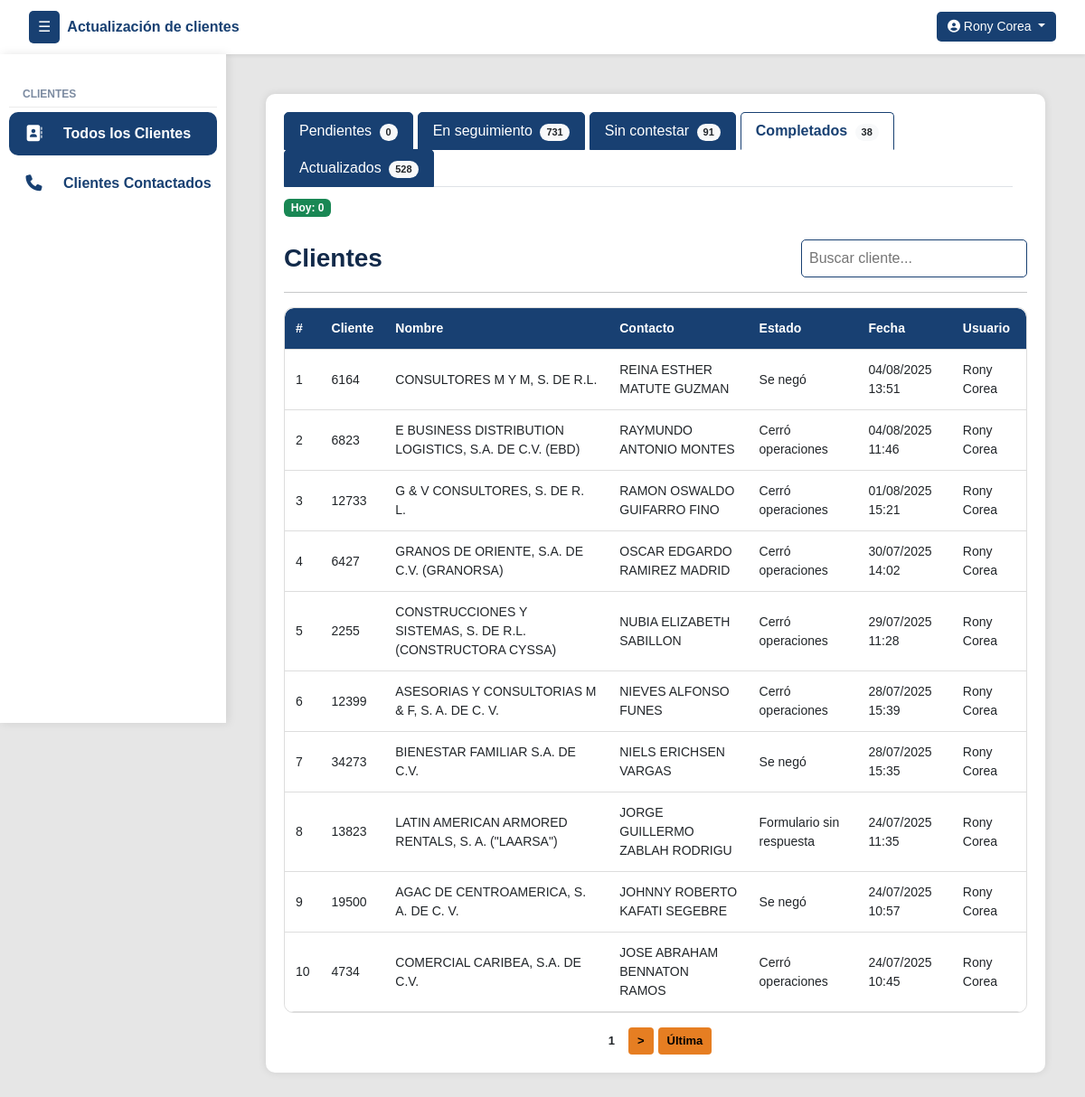
Page /clientes/sinactualizar/ (signed in) on the earlier database version.
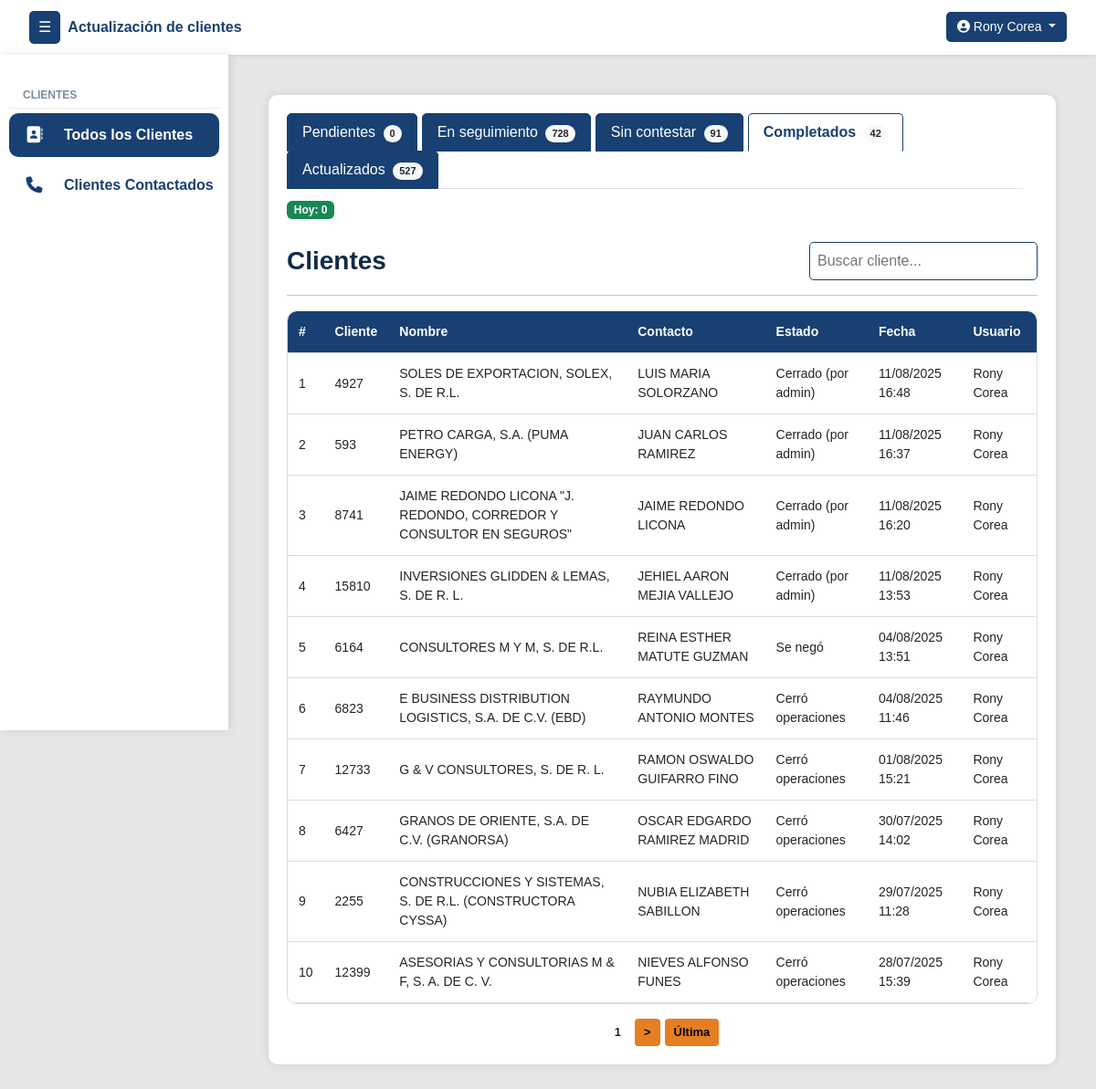
Same page on the later database version.
### clientes/models.py (models this page shows, shortened)
class Cliente(models.Model):
    numero_cliente = models.CharField(max_length=50, unique=True)
    nombre_cliente = models.CharField(max_length=255)
    contacto_cliente = models.CharField(max_length=255)
    contacto_cargo = models.CharField(max_length=100, null=True, blank=True)
    telefono_cliente = models.CharField(max_length=50, null=True, blank=True)
    telefono_dos = models.CharField(max_length=50, null=True, blank=True)
    direccion = models.CharField(max_length=255, null=True, blank=True)
    correo = models.CharField(max_length=254, null=True, blank=True)
    estado_actual = models.ForeignKey(EstadoReporte, on_delete=models.SET_NULL, null=True, blank=True, default=1)
    asignado_inicial = models.ForeignKey(User, on_delete=models.SET_NULL, null=True, blank=True, related_name='clientes_asignados_inicialmente')
    asignado_usuario = models.ForeignKey(User, on_delete=models.SET_NULL, null=True, blank=True, related_name='clientes_asignados')
    veces_contactado = models.PositiveIntegerField(default=0)
    sin_contestar = models.PositiveIntegerField(default=0)
    formulario_sin_contestar = models.PositiveIntegerField(default=0)
    ultima_llamada_no_contesto = models.DateTimeField(null=True, blank=True)
    ultimo_envio_formulario = models.DateTimeField(null=True, blank=True)

class EstadoReporte(models.Model):
    nombre = models.CharField(max_length=100, unique=True)
    creado_por = models.ForeignKey(User, on_delete=models.SET_NULL, null=True, blank=True)
    creado_en = models.DateTimeField(auto_now_add=True)
    estado = models.CharField(max_length=50, choices=[('activo', 'Activo'), ('inactivo', 'Inactivo')])
    intentos = models.PositiveIntegerField(default=0)
    genera_movimiento = models.BooleanField(default=True)

class MovimientoEstado(models.Model):
    cliente = models.ForeignKey(Cliente, on_delete=models.CASCADE, related_name='movimientos')
    estado = models.ForeignKey(EstadoReporte, on_delete=models.SET_NULL, null=True)
    actualizado_por = models.ForeignKey(User, on_delete=models.SET_NULL, null=True)
    actualizado_por_admin = models.ForeignKey(User, on_delete=models.SET_NULL, null=True, blank=True, related_name='movimientos_admin')
    fecha_hora = models.DateTimeField(auto_now_add=True)

### clientes/views.py (the view)
# urls.py: path('clientes/sinactualizar/', vistasClientes.clientes_sin_actualizar, name='clientes_sin_actualizar'),
@login_required
def clientes_sin_actualizar(request):
    hoy = timezone.localdate()
    usuario = request.user
    if not usuario.groups.filter(name="estandar_group").exists():
        messages.error(request, "Acceso no permitido.")
        return redirect("login")
    search_query = request.GET.get("q", "").strip()
    estado_pendiente = EstadoReporte.objects.filter(nombre__iexact="pendiente").first()
    estados_seguimiento = EstadoReporte.objects.filter(
        genera_movimiento=False
    ).exclude(nombre__iexact="pendiente").exclude(nombre__iexact="no contestó")
    clientes_seguimiento_qs = Cliente.objects.filter(
        asignado_usuario=usuario,
        estado_actual__in=estados_seguimiento
    )
    estado_no_contesto = EstadoReporte.objects.filter(nombre__iexact="no contestó").first()
    movimientos_usuario = MovimientoEstado.objects.filter(cliente=OuterRef('pk'), actualizado_por=usuario)
    primer_movimiento_qs = MovimientoEstado.objects.filter(cliente=OuterRef('pk')).order_by('fecha_hora')
    primer_movimiento_usuario = Subquery(primer_movimiento_qs.values('actualizado_por')[:1])
    primer_movimiento_estado = Subquery(primer_movimiento_qs.values('estado__nombre')[:1])
    clientes_filtrados_qs = Cliente.objects.annotate(
        tiene_movimiento_usuario=Exists(movimientos_usuario),
        primer_usuario_id=primer_movimiento_usuario,
        primer_estado_nombre=primer_movimiento_estado
    ).filter(
        (Q(tiene_movimiento_usuario=True) & ~Q(estado_actual__nombre__iexact="actualizado")) |
        (Q(estado_actual__nombre__iexact="actualizado") & Q(primer_usuario_id=usuario.id) & ~Q(primer_estado_nombre__iexact="actualizado"))
    ).select_related('estado_actual')
    if search_query:
        clientes_filtrados_qs = clientes_filtrados_qs.filter(
            Q(nombre_cliente__icontains=search_query) |
            Q(numero_cliente__icontains=search_query) |
            Q(contacto_cliente__icontains=search_query)
        )
    ultimo_movimiento_fecha = MovimientoEstado.objects.filter(
        cliente=OuterRef('pk')
    ).order_by('-fecha_hora').values('fecha_hora')[:1]
    clientes_filtrados_qs = clientes_filtrados_qs.annotate(
        ultima_fecha=Subquery(ultimo_movimiento_fecha)
    ).order_by('-ultima_fecha')
    clientes_resultado = paginar_queryset(request, clientes_filtrados_qs, 'sin_actualizar')
    actualizados_hoy_qs = Cliente.objects.filter(
        estado_actual__nombre__iexact="actualizado",
        movimientos__estado__nombre__iexact="actualizado",
        movimientos__actualizado_por=usuario,
        movimientos__fecha_hora__date=hoy
    ).distinct()
    movimientos_usuario = MovimientoEstado.objects.filter(cliente=OuterRef('pk'), actualizado_por=usuario)
    primer_movimiento_qs = MovimientoEstado.objects.filter(cliente=OuterRef('pk')).order_by('fecha_hora')
    primer_movimiento_usuario = Subquery(primer_movimiento_qs.values('actualizado_por')[:1])
    primer_movimiento_estado = Subquery(primer_movimiento_qs.values('estado__nombre')[:1])
    clientes_sin_actualizar_hoy_qs = Cliente.objects.annotate(
        tiene_movimiento_usuario=Exists(movimientos_usuario),
        primer_usuario_id=primer_movimiento_usuario,
        primer_estado_nombre=primer_movimiento_estado
    ).filter(
        Q(movimientos__fecha_hora__date=hoy),
        (Q(tiene_movimiento_usuario=True) & ~Q(estado_actual__nombre__iexact="actualizado")) |
        (Q(estado_actual__nombre__iexact="actualizado") & Q(primer_usuario_id=usuario.id) & ~Q(primer_estado_nombre__iexact="actualizado"))
    ).distinct()
    return render(request, 'clientes/clientes.html', {
        "clientes_completados": clientes_resultado,
        "view_type": "sin_actualizar",
        "search_query": search_query,
        "count_pendientes": Cliente.objects.filter(asignado_usuario=usuario, estado_actual__nombre__iexact="pendiente").count(),
        "count_seguimiento": clientes_seguimiento_qs.count(),
        "count_no_contesto": Cliente.objects.filter(asignado_usuario=usuario, estado_actual__nombre__iexact="no contestó").count(),
        "count_actualizados": Cliente.objects.filter(estado_actual__nombre__iexact="actualizado", movimientos__estado__nombre__iexact="actualizado", movimientos__actualizado_por=usuario).distinct().count(),
        "count_sin_actualizar": clientes_filtrados_qs.count(),
        "count_actualizados_hoy": actualizados_hoy_qs.count() + clientes_sin_actualizar_hoy_qs.count(),
    })

### UpdateTracker/templatetags/group_filters.py (called while the page is built)
@register.filter(name='has_group')
def has_group(user, group_name):
    return user.groups.filter(name=group_name).exists()

### clientes/views.py (called while the page is built)
def paginar_queryset(request, queryset, param, por_pagina=10):
    paginator = Paginator(queryset, por_pagina)
    pagina = request.GET.get(param)
    return paginator.get_page(pagina)

### templates/clientes/clientes.html (shortened to what the changed rows need)
{% extends 'layout/layout.html' %}
{% block content %}
<div class="container">
    <div class="tabs-container d-flex justify-content-between align-items-center flex-wrap">
        <ul class="nav nav-tabs flex-grow-1 me-3" id="clienteTabs" role="tablist">
            <li class="nav-item" role="presentation">
                <a class="nav-link {% if view_type == 'seguimiento' %}active{% endif %}" id="seguimiento-tab" href="{% url 'clientes_seguimiento' %}" role="tab" aria-controls="seguimiento" aria-selected="false">
                    En seguimiento <span class="badge rounded-pill bg-light text-dark ms-1" id="countSeguimiento">{{ count_seguimiento }}</span>
                </a>
            </li>
            <li class="nav-item" role="presentation">
                <a class="nav-link {% if view_type == 'sin_actualizar' %}active{% endif %}" id="sinactualizar-tab" href="{% url 'clientes_sin_actualizar' %}" role="tab" aria-controls="sinactualizar" aria-selected="false">
                    Completados <span class="badge rounded-pill bg-light text-dark ms-1" id="countSinActualizar">{{ count_sin_actualizar }}</span>
                </a>
            </li>
            <li class="nav-item" role="presentation">
                <a class="nav-link {% if view_type == 'actualizados' %}active{% endif %}" id="actualizados-tab" href="{% url 'clientes_actualizados' %}" role="tab" aria-controls="actualizados" aria-selected="false">
                    Actualizados <span class="badge rounded-pill bg-light text-dark ms-1" id="countActualizados">{{ count_actualizados }}</span>
                </a>
            </li>
        </ul>
    </div>
    <div class="tab-content mt-4" id="clienteTabsContent">
        <div class="tab-pane fade {% if view_type == 'sin_actualizar' %}show active{% endif %}" id="sin_actualizar" role="tabpanel">
            <div class="table-responsive">
                <table class="styled-table" id="tablaCompletados">
                    <thead>
                        <tr>
                            <th>#</th>
                            <th>Cliente</th>
                            <th>Nombre</th>
                            <th>Contacto</th>
                            <th>Estado</th>
                            <th>Fecha</th>
                            <th>Usuario</th>
                        </tr>
                    </thead>
                    <tbody>
                        {% for cliente in clientes_completados %}
                        <tr>
                            <td>{{ forloop.counter }}</td>
                            <td>{{ cliente.numero_cliente }}</td>
                            <td>{{ cliente.nombre_cliente }}</td>
                            <td>{{ cliente.contacto_cliente }}</td>
                            <td>{{ cliente.estado_actual.nombre|default:"-" }}</td>
                            {% with movimientos=cliente.movimientos.all|dictsortreversed:"fecha_hora" %}
                                {% with found=0 %}
                                    {% for movimiento in movimientos %}
                                        {% if movimiento.estado.nombre == cliente.estado_actual.nombre and found == 0 %}
                                            <td>{{ movimiento.fecha_hora|date:"d/m/Y H:i" }}</td>
                                            <td>{{ movimiento.actualizado_por.get_full_name|default:movimiento.actualizado_por.username }}</td>
                                        {% endif %}
                                    {% endfor %}
                                {% endwith %}
                            {% endwith %}
                        </tr>
                        {% empty %}
                        <tr>
                            <td colspan="7" class="text-center">No hay clientes completados.</td>
                        </tr>
                        {% endfor %}
                    </tbody>
                </table>
            </div>
        </div>
    </div>
{% endblock %}

Differences in the rows shown:
no longer on this page (row unchanged): Cliente: numero_cliente "34273", nombre_cliente "BIENESTAR FAMILIAR S.A. DE C.V.", contacto_cliente "NIELS ERICHSEN VARGAS", estado_actual.nombre "Se negó"
no longer on this page (row unchanged): MovimientoEstado: fecha_hora "28/07/2025 15:35", actualizado_por.get_full_name "Rony Corea", shown under "34273"
no longer on this page (row unchanged): Cliente: numero_cliente "13823", nombre_cliente "LATIN AMERICAN ARMORED RENTALS, S. A. (\"LAARSA\")", contacto_cliente "JORGE GUILLERMO ZABLAH RODRIGU", estado_actual.nombre "Formulario sin respuesta"
no longer on this page (row unchanged): MovimientoEstado: fecha_hora "24/07/2025 11:35", actualizado_por.get_full_name "Rony Corea", shown under "13823"
no longer on this page (row unchanged): Cliente: numero_cliente "19500", nombre_cliente "AGAC DE CENTROAMERICA, S. A. DE C. V.", contacto_cliente "JOHNNY ROBERTO KAFATI SEGEBRE", estado_actual.nombre "Se negó"
no longer on this page (row unchanged): MovimientoEstado: fecha_hora "24/07/2025 10:57", actualizado_por.get_full_name "Rony Corea", shown under "19500"
no longer on this page (row unchanged): Cliente: numero_cliente "4734", nombre_cliente "COMERCIAL CARIBEA, S.A. DE C.V.", contacto_cliente "JOSE ABRAHAM BENNATON RAMOS", estado_actual.nombre "Cerró operaciones"
no longer on this page (row unchanged): MovimientoEstado: fecha_hora "24/07/2025 10:45", actualizado_por.get_full_name "Rony Corea", shown under "4734"
now on this page (row edited): Cliente: numero_cliente "4927", nombre_cliente "SOLES DE EXPORTACION, SOLEX, S. DE R.L.", contacto_cliente "LUIS MARIA SOLORZANO", estado_actual.nombre "Cerrado (por admin)"
added MovimientoEstado: fecha_hora "11/08/2025 16:48", actualizado_por.get_full_name "Rony Corea", shown under "4927"
now on this page (row edited): Cliente: numero_cliente "593", nombre_cliente "PETRO CARGA, S.A. (PUMA ENERGY)", contacto_cliente "JUAN CARLOS RAMIREZ", estado_actual.nombre "Cerrado (por admin)"
added MovimientoEstado: fecha_hora "11/08/2025 16:37", actualizado_por.get_full_name "Rony Corea", shown under "593"
now on this page (row edited): Cliente: numero_cliente "8741", nombre_cliente "JAIME REDONDO LICONA \"J. REDONDO, CORREDOR Y CONSULTOR EN SEGUROS\"", contacto_cliente "JAIME REDONDO LICONA", estado_actual.nombre "Cerrado (por admin)"
added MovimientoEstado: fecha_hora "11/08/2025 16:20", actualizado_por.get_full_name "Rony Corea", shown under "8741"
now on this page (row edited): Cliente: numero_cliente "15810", nombre_cliente "INVERSIONES GLIDDEN & LEMAS, S. DE R. L.", contacto_cliente "JEHIEL AARON MEJIA VALLEJO", estado_actual.nombre "Cerrado (por admin)"
added MovimientoEstado: fecha_hora "11/08/2025 13:53", actualizado_por.get_full_name "Rony Corea", shown under "15810"
Other differences:
{{ count_seguimiento }}: "731" → "728"
{{ count_sin_actualizar }}: "38" → "42"
{{ count_actualizados }}: "528" → "527"
